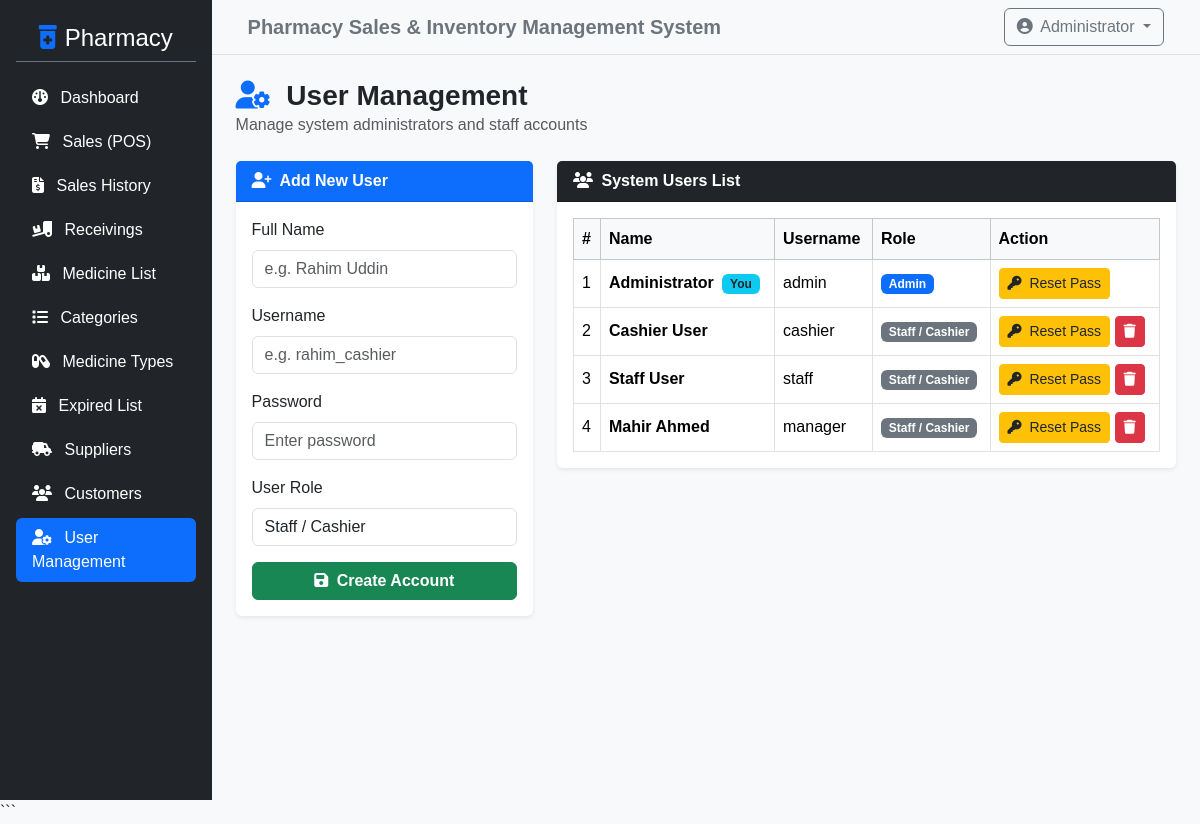
The page /admin/users.php (signed in) on the database its author committed.
### tables this page shows
CREATE TABLE `users` (
  `id` int NOT NULL,
  `name` varchar(200) NOT NULL,
  `username` varchar(100) NOT NULL,
  `password` varchar(200) NOT NULL,
  `type` tinyint(1) NOT NULL DEFAULT '2' COMMENT '1=admin, 2=cashier, 3=staff'
);

### admin/users.php (the view, shortened to what this page needs)
<?php
include '../config/db_connect.php';
$users = $conn->query("SELECT * FROM users ORDER BY id ASC");
?>
<?php include '../includes/header.php'; ?>
<div class="d-flex">
    <?php include '../includes/sidebar.php'; ?>
    <div class="w-100 bg-light min-vh-100">
        <?php include '../includes/topbar.php'; ?>
        <div class="container-fluid p-4">
            <div class="d-flex justify-content-between align-items-center mb-4">
                <div>
                    <h3 class="fw-bold mb-0"><i class="fa-solid fa-user-gear me-2 text-primary"></i> User Management</h3>
                    <p class="text-muted mb-0">Manage system administrators and staff accounts</p>
                </div>
            </div>
            <div class="row g-4">
                <div class="col-md-4">
                    <div class="card shadow-sm border-0">
                        <div class="card-header bg-primary text-white fw-bold">
                            <i class="fa-solid fa-user-plus me-1"></i> Add New User
                        </div>
                        <div class="card-body">
                            <form method="POST" action="">
                                <div class="mb-3">
                                    <label class="form-label">Full Name</label>
                                    <input type="text" name="name" class="form-control" placeholder="e.g. Rahim Uddin" required>
                                </div>
                                <div class="mb-3">
                                    <label class="form-label">Username</label>
                                    <input type="text" name="username" class="form-control" placeholder="e.g. rahim_cashier" required>
                                </div>
                                <div class="mb-3">
                                    <label class="form-label">Password</label>
                                    <input type="password" name="password" class="form-control" placeholder="Enter password" required>
                                </div>
                                <div class="mb-3">
                                    <label class="form-label">User Role</label>
                                    <select name="type" class="form-control" required>
                                        <option value="2">Staff / Cashier</option>
                                    </select>
                                </div>
                                <button type="submit" name="add_user" class="btn btn-success w-100 fw-bold">
                                    <i class="fa-solid fa-save me-1"></i> Create Account
                                </button>
                            </form>
                        </div>
                    </div>
                </div>
                <div class="col-md-8">
                    <div class="card shadow-sm border-0">
                        <div class="card-header bg-dark text-white fw-bold">
                            <i class="fa-solid fa-users me-1"></i> System Users List
                        </div>
                        <div class="card-body">
                            <div class="table-responsive">
                                <table class="table table-bordered table-hover align-middle mb-0">
                                    <thead class="table-light">
                                        <tr>
                                            <th>#</th>
                                            <th>Name</th>
                                            <th>Username</th>
                                            <th>Role</th>
                                            <th>Action</th>
                                        </tr>
                                    </thead>
                                    <tbody>
                                        <?php if ($users && $users->num_rows > 0): ?>
                                            <?php $i = 1; while ($row = $users->fetch_assoc()): ?>
                                                <tr>
                                                    <td><?php echo $i++; ?></td>
                                                    <td class="fw-bold">
                                                        <?php echo htmlspecialchars($row['name'] ?? 'Admin User'); ?>
                                                        <?php if ($row['id'] == $_SESSION['user_id']): ?>
                                                            <span class="badge bg-info text-dark ms-1">You</span>
                                                        <?php endif; ?>
                                                    </td>
                                                    <td><?php echo htmlspecialchars($row['username']); ?></td>
                                                    <td>
                                                        <?php if (($row['type'] ?? 1) == 1): ?>
                                                            <span class="badge bg-primary">Admin</span>
                                                        <?php else: ?>
                                                            <span class="badge bg-secondary">Staff / Cashier</span>
                                                        <?php endif; ?>
                                                    </td>
                                                    <td>
                                                        <button type="button" class="btn btn-sm btn-warning text-dark"
                                                                data-bs-toggle="modal"
                                                                data-bs-target="#resetModal<?php echo $row['id']; ?>">
                                                            <i class="fa-solid fa-key me-1"></i> Reset Pass
                                                        </button>
                                                        <?php if ($row['id'] != $_SESSION['user_id']): ?>
                                                            <a href="users.php?delete_id=<?php echo $row['id']; ?>"
                                                               class="btn btn-sm btn-danger"
                                                               onclick="return confirm('Are you sure you want to delete this user?');">
                                                                <i class="fa-solid fa-trash"></i>
                                                            </a>
                                                        <?php endif; ?>
                                                    </td>
                                                </tr>
                                            <?php endwhile; ?>
                                        <?php else: ?>
                                            <tr>
                                                <td colspan="5" class="text-center text-muted py-3">No users found.</td>
                                            </tr>
                                        <?php endif; ?>
                                    </tbody>
                                </table>
                            </div>
                        </div>
                    </div>
                </div>
            </div>
        </div>
    </div>
</div>
<?php include '../includes/footer.php'; ?>

### assets/css/style.css (style rules this page uses)
body { font-family: 'Segoe UI', Tahoma, Geneva, Verdana, sans-serif; background-color: #f8f9fa; }
body { background-color: #f8f9fa; font-family: Arial, sans-serif; }

### rows shown on the page
users: name "Administrator", shows "You", username "admin", type "Admin"
users: name "Cashier User", username "cashier", type "Staff / Cashier"
users: name "Staff User", username "staff", type "Staff / Cashier"
users: name "Mahir Ahmed", username "manager", type "Staff / Cashier"
